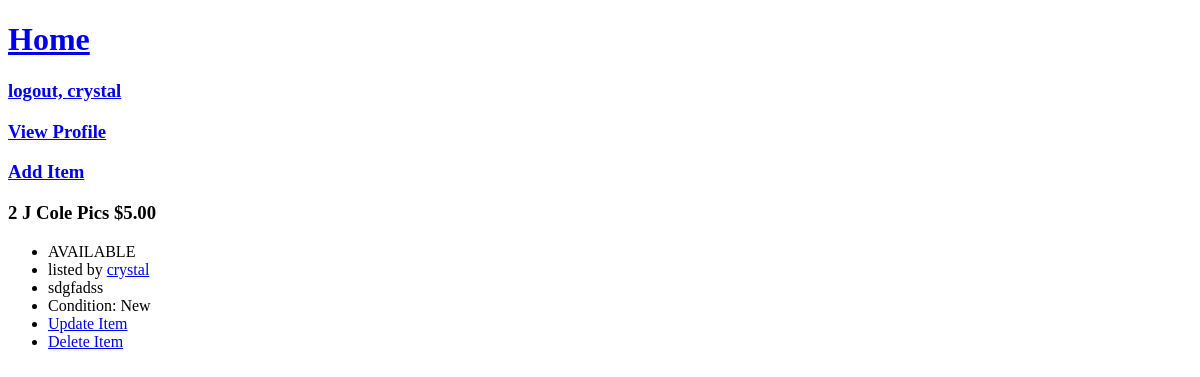
Page /thrift/item-detail/d7447d51-cb92-45a5-bb96-bd7233adae41/ (signed in) on the earlier database version.
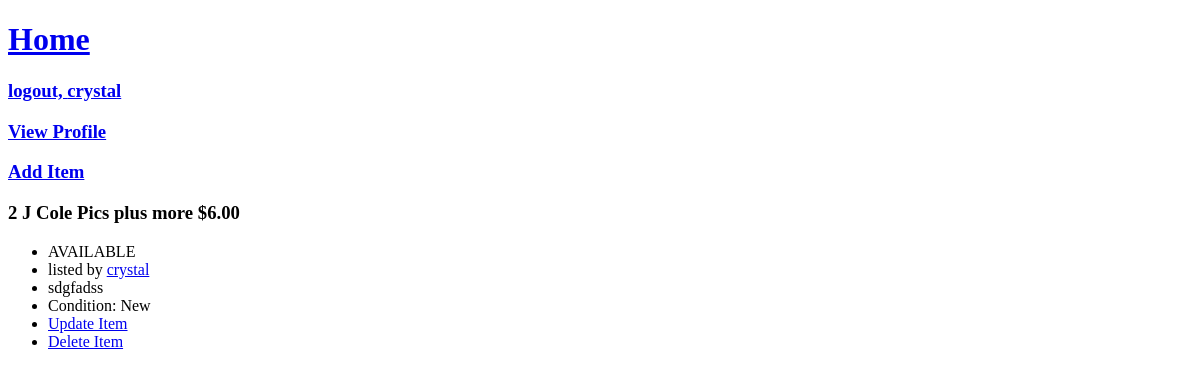
Same page on the later database version.
### thrift/models.py (models this page shows, shortened)
class Item(models.Model):
    user = models.ForeignKey(User, null=True, on_delete=models.CASCADE)
    slug = models.SlugField(null=True, default=uuid.uuid4)
    title = models.CharField(null=True, max_length=128)
    description = models.TextField(null=True, max_length=512)
    condition = models.CharField(null=True, max_length=20, choices=CHOICES['condition'])
    item_type = models.CharField(null=True, max_length=20, choices=CHOICES['item-type'])
    price = models.DecimalField(null=True, max_digits=9, decimal_places=2)
    sale_status = models.CharField(null=True, max_length=20, choices=CHOICES['sale-status'], default="available")
    image1 = models.ImageField(null=True, blank=False, upload_to="images/")
    image2 = models.ImageField(null=True, blank=True, upload_to="images/")
    image3 = models.ImageField(null=True, blank=True, upload_to="images/")
    image4 = models.ImageField(null=True, blank=True, upload_to="images/")
    image5 = models.ImageField(null=True, blank=True, upload_to="images/")
    created = models.DateTimeField(null=True, editable=False, auto_now_add=True)
    modified = models.DateTimeField(null=True, auto_now=True)
    date_sold = models.DateTimeField(null=True, blank=True, editable=False) # a date is given when the sold switch is flicked
    def get_absolute_user_profile_url(self):
        user_profile = UserProfile.objects.get(user=self.user)
        return f"/thrift/profile-detail/{user_profile.slug}"

### thrift/views.py (the view)
# urls.py: path('thrift/item-detail/<slug:slug>/', item_detail_view, name="item-detail"),
@login_required(login_url='/login/')
def item_detail_view(request, slug):
    item_obj = Item.objects.get(slug=slug)
    item_images = ItemImage.objects.filter(item__slug=slug) # a query of all item images related to this item
    context = {
        "item": item_obj,
        "images": item_images
    }
    return render(request, "thrift/item-detail.html", context)

### templates/thrift/item-detail.html (shortened to what this page needs)
{% extends "base.html" %}
{% block content %}
<h3>{{ item.title }}<span> ${{item.price}}</span></h3>
<ul>
    {% if item.sale_status == "sold" %}
    <li>NO LONGER AVAILABLE</li>
    {% elif item.sale_status == "pending" %}
    <li>SALE PENDING</li>
    {% else %}
    <li>AVAILABLE</li>
    {% endif %}
    <li>listed by <a href="{{item.get_absolute_user_profile_url}}">{{item.user}}</a></li>
    <li>{{item.description}}</li>
    <li>Condition: {{item.condition}}</li>
    {% if item.user == user %}
    <li><a href="/thrift/item-update/{{item.slug}}">Update Item</a></li>
    {% endif %}
    <li><a href="/thrift/item-delete/{{item.slug}}">Delete Item</a></li>
</ul>
{% endblock content %}

Differences in the rows shown:
changed Item "sdgfadss": title "2 J Cole Pics" → "2 J Cole Pics plus more"; price "5.00" → "6.00"
